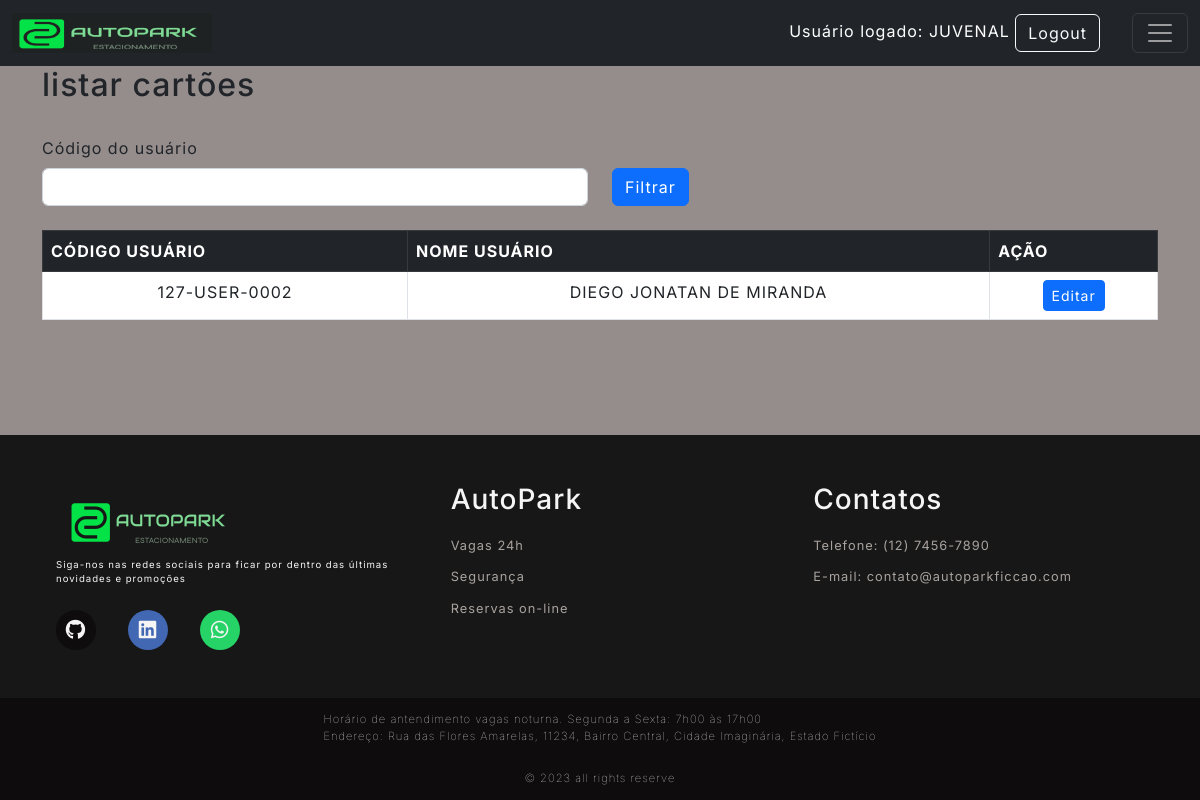
Screenshot of /cadCartao/ListCartao (signed in) with the database file from the repository.
### Src/Model/BancoDados.py (models this page shows, shortened)
class Usuarios(UserMixin,db.Model):
  __tablename__= "Usuarios"
  id = db.Column(db.Integer, primary_key=True, autoincrement=True)
  cpf = db.Column(db.Integer, unique=True)
  codUser = db.Column(db.Integer, unique=True)
  nome = db.Column(db.String(150))
  endereco = db.Column(db.String(150))
  contato = db.Column(db.String(150))
  email = db.Column(db.String(150))
  senha = db.Column(db.String(150))
  status = db.Column(db.String(3))

### Src/View/CartoesRFID.py (the view)
@bp_cadCartoes.route('/ListCartao', methods=['GET'])
def ListCartao():
    usuarios = CartoesController.ListCartoes()
    return render_template('listaUsuariosSemcartao.html',usuarios=usuarios)

### Src/Controller/Cartoes.py (called while the page is built)
    def ListCartoes():
      usuarios_sem_cartao_rfid = db.session.query(Usuarios).outerjoin(CartaoRFID, Usuarios.id == CartaoRFID.id).\
          filter(CartaoRFID.idCard == None, Usuarios.status != "ADMIN").all()
      return usuarios_sem_cartao_rfid

### Src/View/Login.py (called while the page is built)
@login_manager.user_loader
def load_user(employee_id):
  usuario = Usuarios.query.filter_by(id=employee_id).first()
  return usuario

### Templates/listaUsuariosSemcartao.html (shortened to what this page needs)
{% extends 'base.html' %}
{% block conteudo %}
<h2>listar cartões</h2>
<br>
<div class="row">
  <label class="form-label" for="form3Example4">Código do usuário</label>
  <fieldset class="form-group col-md-6">
      <form action="{{url_for('router.cadCartao.FiltrarUser')}}" method="GET">
          <input type="text" class="form-control" name="codUser" >
  </fieldset>
  <fieldset class="form-group col-md-4">
      <button type="submit" class="btn btn-primary">Filtrar</button>
  </fieldset>
</div>
<br>
<div class="bg-white ">
  <table class="table table-bordered table-hover">
    <thead class="table-dark">
      <tr>
        <th scope="col">CÓDIGO USUÁRIO</th>
        <th scope="col">NOME USUÁRIO</th>
        <th scope="col">AÇÃO</th>
      </tr>
    </thead>
    <tbody>
      {% for usuarios in usuarios %}
      <tr>
        <td style="text-align: center;" >{{usuarios.codUser}}</td>
        <td style="text-align: center;">{{ usuarios.nome }}</td>
        <td style="text-align: center;">
          <a href="/cadCartao/atualizarCartao/{{usuarios.codUser}}/{{usuarios.id}}" class="btn btn-primary btn-sm">Editar</a>
        </td>
      </tr>
      {% endfor %}
    </tbody>
  </table>
</div>
{% endblock conteudo %}

### Templates/top.html (shortened to what this page needs)
<div id="containers">
    <nav class="navbar navbar-dark bg-dark">
        <div class="container-fluid">
            <a class="navbar-brand" href="{{url_for('router.home.index')}}">
                <img src="{{url_for('static', filename='Images/LogoNavi.png')}}" alt="Logo" class="logo">
            </a>
            <div class="ms-auto">
                {% if not current_user.nome %}
                <div class="text-end login-button">
                    <a type="button" class="btn btn-outline-light me-2"
                        href="{{url_for('router.login.login')}}">Login</a>
                </div>
                {% else %}
                <div class="text-end me-4 user-info">
                    Usuário logado: {{current_user.nome}}
                    <a type="button" class="btn btn-outline-light me-2"
                        href="{{url_for('router.login.logout')}}">Logout</a>
                </div>
                {% endif %}
            </div>
            <button class="navbar-toggler" type="button" data-bs-toggle="collapse" data-bs-target="#navbarNav" aria-controls="navbarNav" aria-expanded="false" aria-label="Toggle navigation">
                <span class="navbar-toggler-icon"></span>
            </button>
        </div>
    </nav>
</div>

### Public/style.css (style rules this page uses)
:root { --color-neutral-0: #0e0c0c; --color-neutral-10: #171717; --color-neutral-30: #a8a29e; --color-neutral-40: #f5f5f5; --color-neutral-50: #958c8c; }
* { font-family: 'Inter', sans-serif; margin: 0; padding: 0; box-sizing: border-box; letter-spacing: 1px; }
body { background: var(--color-neutral-50); display: flex; flex-direction: column; min-height: 100vh; }
.logo { width: 200px; height: 40px; }
.user-info { text-align:right; color:white; width:300px; }
.user-info { text-align: right; color: white; width: 600px; white-space: nowrap; overflow: hidden; text-overflow: ellipsis; }

### rows the page displays
Usuarios: nome "JUVENAL"
Usuarios: codUser "127-USER-0002", nome "DIEGO JONATAN DE MIRANDA"
